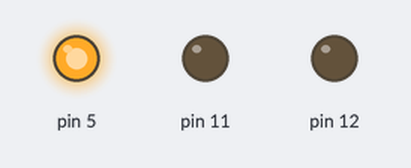
Simulated run of this sketch. Board: Arduino Uno, built with avr-gcc and run on an emulated ATmega328P. On the bench: output pins drawn as LEDs (lit = HIGH).

Above: at 0.5 s.
At 2.5 s:
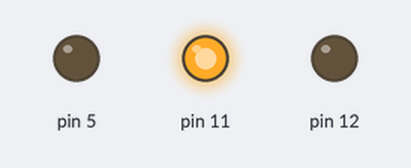
At 4.5 s:
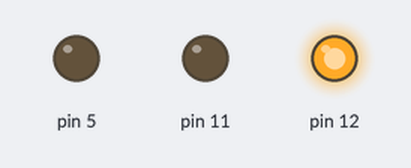
At 5.5 s:
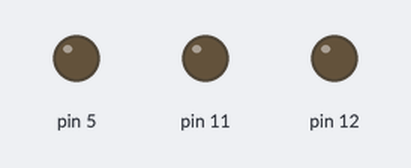
Timing chart, 0 to 7.8 s (numbered marks = the images above):
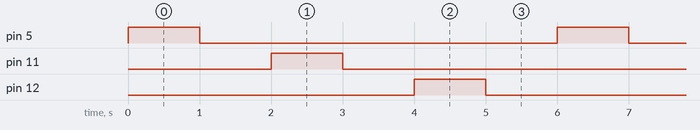

The sketch:

lab_2_multiple_led_s1.ino
```cpp
// C++ code
//
void setup()
{
  pinMode(5, OUTPUT);
  pinMode(11, OUTPUT);
  pinMode(12, OUTPUT);
}

void loop()
{
  digitalWrite(5, HIGH);
  delay(1000); // Wait for 1000 millisecond(s)
  digitalWrite(5, LOW);
  delay(1000); // Wait for 1000 millisecond(s)
  digitalWrite(11, HIGH);
  delay(1000); // Wait for 1000 millisecond(s)
  digitalWrite(11, LOW);
  delay(1000); // Wait for 1000 millisecond(s)
  digitalWrite(12, HIGH);
  delay(1000); // Wait for 1000 millisecond(s)
  digitalWrite(12, LOW);
  delay(1000); // Wait for 1000 millisecond(s)
}
```

Measured:
- by itself, pin 5, pin 11, pin 12: alternates HIGH for 1.0 s and LOW for 5.0 s
- by itself, everything shown: repeats every 6.0 s, in 6 steps
